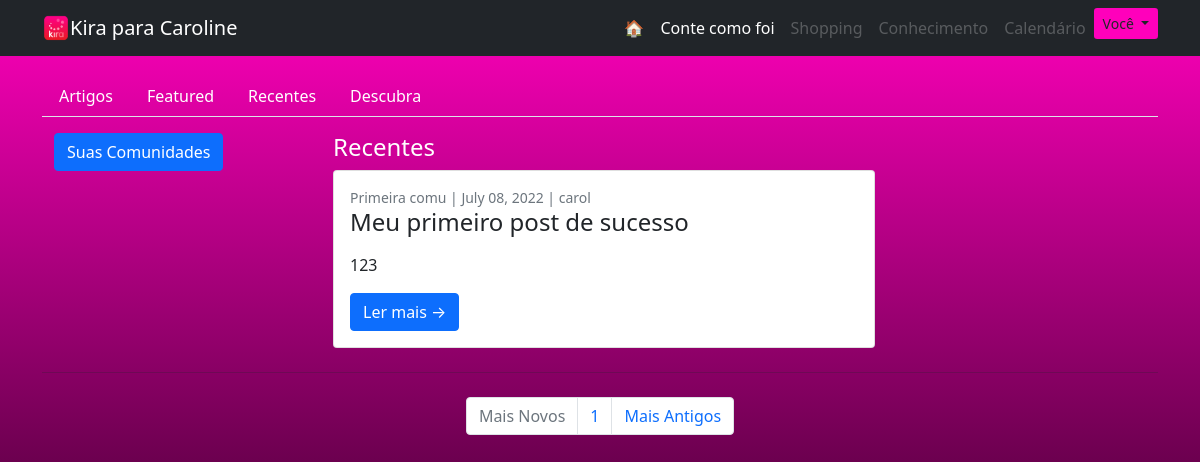
Page /comunidades/recentes (signed in) on the committed database.
### main.py (models this page shows)
class Usuario(UserMixin, db.Model): #PAI
    __tablename__ = "usuarios"
    id = db.Column(db.Integer, primary_key=True)
    nome_completo = db.Column(db.String(200))
    username = db.Column(db.String(100), unique=True)
    email = db.Column(db.String(200), unique=True)
    password = db.Column(db.String(100))
    pontos = db.Column(db.Integer)
    posts = relationship("Post", back_populates="autor_post")
    comentarios_usuario = relationship("Comentario", back_populates="autor_comentario")
    comunidades_criadas = relationship("Comunidade", back_populates="criador")
    entradas_usuario = relationship("Entrada", back_populates="autor_entrada")
    dms_recebidas = relationship("DirectMessage", back_populates="recipiente")

class Post(db.Model): #FILHO
    __tablename__ = "posts"
    id = db.Column(db.Integer, primary_key=True)
    id_autor_post = db.Column(db.Integer, db.ForeignKey("usuarios.id"))
    id_comunidade = db.Column(db.Integer, db.ForeignKey("comunidades.id"))
    titulo = db.Column(db.String(140), nullable=False)
    data = db.Column(db.Date, nullable=False)
    corpo = db.Column(db.Text, nullable=False)
    eh_artigo = db.Column(db.Boolean,nullable=False)
    upvotes = db.Column(db.Integer, default=0)
    comentarios = relationship("Comentario", back_populates="parent_post")
    autor_post = relationship("Usuario", back_populates="posts")
    comunidade = relationship("Comunidade", back_populates="posts")

class Comunidade(db.Model): #PAI
    __tablename__ = "comunidades"
    id = db.Column(db.Integer, primary_key=True)
    id_criador = db.Column(db.Integer, db.ForeignKey("usuarios.id"))
    nome = db.Column(db.String(100), nullable=False)
    descricao = db.Column(db.String(500), nullable=False)
    data_criacao = db.Column(db.Date, nullable=False)
    criador = relationship("Usuario", back_populates="comunidades_criadas")
    posts = relationship("Post", back_populates="comunidade")

### main.py (the view, shortened to what this page needs)
@app.route('/comunidades/<base>')
def comunidades(base, pagina=1):
    todas_comunidades = db.session.query(Comunidade).all()
    if current_user.is_authenticated:
        inscricoes = db.session.query(Participacao).filter_by(id_usuario=current_user.id).all()
        comunidades_associadas = [db.session.query(Comunidade).get(inscricao.id_comunidade)
                                 for inscricao in inscricoes]  # estas são também as comunidades criadas
        if db.session.query(Post).first():  # se houver algum post
            posts = None
            if base == 'featured':
                posts = db.session.query(Post).filter(Post.upvotes > 0).order_by(Post.upvotes.desc()).all()
            elif base == 'artigos':
                posts = db.session.query(Post).filter(Post.eh_artigo is True).order_by(Post.data.desc()).all()
            elif base == 'recentes':
                posts = db.session.query(Post).order_by(Post.id.desc()).filter(date.today() - Post.data <= 10).all()
            posts_de_uma_pagina = posts[(pagina - 1) * 6: (pagina - 1) * 6 + 6]
            n_paginas = int(ceil(len(list(posts)) / 6))
            return render_template("comunidades.html",
                                   base=base,
                                   pagina=pagina,
                                   posts=posts_de_uma_pagina,
                                   n_paginas=n_paginas,
                                   todas_comunidades=todas_comunidades,
                                   comunidades_associadas=comunidades_associadas)
        else:
            return home()
    if todas_comunidades:  # proteção contra erros no momento inicial em que ainda não existe db
        return render_template("comunidades.html", todas_comunidades=todas_comunidades, comunidades_associadas=todas_comunidades)
    else:
        return home()

### main.py (called while the page is built)
@login_manager.user_loader
def load_user(id):
    return Usuario.query.get(id)

### templates/comunidades.html (shortened to what this page needs)
{% extends "base.html" %}
{% block content %}
<div class="container abas-comunidades">
{% if current_user.is_authenticated %}
<ul class="nav nav-tabs mb-3" id="ex1" role="tablist">
    <li class="nav-item" role="presentation">
      <a
        class="nav-link text-white aba_comunidade"
        id="ex1-tab-1"
        data-mdb-toggle="tab"
        onclick="aba_fica_ativa('ex1-tab-1')"
        href="{{ url_for('comunidades', base='artigos') }}"
        role="tab"
        aria-controls="ex1-tabs-1"
        aria-selected="true"
        >Artigos</a
      >
    </li>
    <li class="nav-item" role="presentation">
      <a
        class="nav-link text-white aba_comunidade"
        id="ex1-tab-2"
        data-mdb-toggle="tab"
        onclick="aba_fica_ativa('ex1-tab-2')"
        href="{{ url_for('comunidades', base='featured') }}"
        role="tab"
        aria-controls="ex1-tabs-2"
        aria-selected="false"
        >Featured</a
      >
    </li>
    <li class="nav-item" role="presentation">
      <a
        class="nav-link text-white aba_comunidade"
        id="ex1-tab-3"
        data-mdb-toggle="tab"
        onclick="aba_fica_ativa('ex1-tab-3')"
        href="{{ url_for('comunidades', base='recentes') }}"
        role="tab"
        aria-controls="ex1-tabs-3"
        aria-selected="false"
        >Recentes</a
      >
    </li>
    <li class="nav-item" role="presentation">
      <a
        class="nav-link text-white aba_comunidade"
        id="ex1-tab-3"
        data-mdb-toggle="tab"
        href="{{ url_for('comunidades', base='descubra') }}"
        role="tab"
        aria-controls="ex1-tabs-3"
        aria-selected="false"
        >Descubra</a
      >
    </li>
</ul>
{% endif %}
    <div class="container">
        <div class="row">
            <div class="col-lg-3">
                <p>
                  <button class="btn btn-primary" type="button" data-toggle="collapse" data-target="#collapseExample" aria-expanded="false" aria-controls="collapseExample">
                    Suas Comunidades
                  </button>
                </p>
            </div>
            <div class="col-lg-9">
                {% if base == 'featured'%}
                    {% with posts=posts %}
                        {% include 'featured.html' %}
                    {% endwith %}
                {% elif base == 'artigos'%}
                    {% with posts=posts %}
                        {% include 'artigos.html' %}
                    {% endwith %}
                {% elif base == 'recentes'%}
                    {% with posts=posts %}
                        {% include 'recentes.html' %}
                    {% endwith %}
                {% elif base == 'descubra'%}
                    {% with comunidades=comunidades_de_uma_pagina, comunidades_associadas=comunidades_associadas %}
                        {% include 'descubra.html' %}
                    {% endwith %}
                {% endif %}
            </div>
        </div>
    </div>
    <nav aria-label="Pagination">
        <hr class="my-0" />
        <ul class="pagination justify-content-center my-4">
            <li class="page-item {% if pagina == 1 %} disabled {% endif %}"><a class="page-link" href="{{ url_for('comunidades', base=base, pagina=1) }}" tabindex="-1" aria-disabled="true">Mais Novos</a></li>
        {% for p in range(1, n_paginas+1) %}
            <li class="page-item"><a class="page-link" href="{{ url_for('comunidades', base=base, pagina=p) }}">{{ p }}</a></li>
        {% endfor %}
            <li class="page-item"><a class="page-link" href="{{ url_for('comunidades', base=base, pagina=n_paginas-1) }}">Mais Antigos</a></li>
        </ul>
    </nav>
</div>
{% endblock %}

### templates/base.html (shortened to what this page needs)
<!DOCTYPE html>
<html lang="en">
    <head>
        <link href="../static/css/styles.css" rel="stylesheet" />
    </head>
    <body class="bg-secondary">
        <nav class="navbar sticky-top navbar-expand-lg navbar-dark bg-dark">
            <div class="container">
                <img src="../static/assets/kira-rosa.png" style="width:28px; height: 28px">
                <a class="navbar-brand text-white" >Kira {%if current_user.is_authenticated %} para {{current_user.nome_completo.split()[0]}} {% endif %}</a>
                <div class="collapse navbar-collapse" id="navbarSupportedContent">
                    <ul class="navbar-nav ms-auto mb-2 mb-lg-0">
                        <li class="nav-item"><a class="nav-link link-topo text-white" href="{{ url_for('home') }}">🏠</a></li>
                        <li class="nav-item"><a class="nav-link link-topo text-white" href="{{ url_for('comunidades', base="featured", pagina=1) }}">Conte como foi</a></li>
                        <li class="nav-item"><a class="nav-link link-topo disabled" href="{{ url_for('shopping') }}">Shopping</a></li>
                        <li class="nav-item"><a class="nav-link link-topo disabled" href="{{ url_for('conhecimento') }}">Conhecimento</a></li>
                        {% if current_user.is_authenticated %}
                        <li class="nav-item"><a class="nav-link link-topo disabled" href="{{ url_for('conhecimento') }}">Calendário</a></li>
                        <li class="nav-item">
                            <div class="btn-group">
                                <button type="button" class="btn btn-sm botao-rosa dropdown-toggle" data-toggle="dropdown" aria-haspopup="true" aria-expanded="false">
                                    Você
                                </button>
                            </div>
                        </li>
                        {% endif %}
                    </ul>
                </div>
            </div>
        </nav>
        {% block content %}
        {% endblock %}
    </body>
</html>

### templates/recentes.html
<div class="col-lg-8">
    <h2 class="text-white h4">Recentes</h2>
    <div class="row">
        {% for post in posts %}
        <div class="col-lg-12">
            <div class="card mb-4">
                <div class="card-body">
                    <div class="small text-muted">{{ post.comunidade.nome }} | {{ post.data.strftime("%B %d, %Y") }} | {{ post.autor_post.username }}</div>
                    <h2 class="card-title h4">{{ post.titulo[:51] }}{% if post.titulo[50] %}... {% endif %}</h2>
                    <p class="card-text">{{ post.corpo[:90] | safe }}{% if post.corpo[90] %}...{% endif %}</p>
                    <a class="btn btn-primary" href="{{ url_for('show_post', q_id=post.id) }}">Ler mais →</a>
                </div>
            </div>
        </div>
        {% endfor %}
    </div>
</div>

### rows in the picture
Usuario: nome_completo "Caroline"
Post: comunidade.nome "Primeira comu", data "July 08, 2022", autor_post.username "carol", titulo "Meu primeiro post de sucesso", corpo "123"

### other values in the picture
{{ p }} "1"
